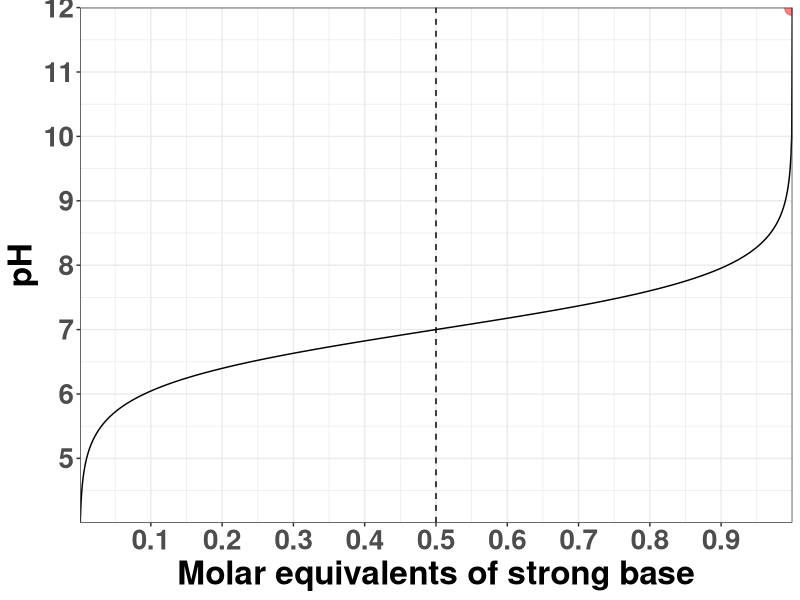

This figure's R source:
library(tidyverse)

pk <- 7

ps <- 12

barat <- 10^(ps - pk)

phlow <- tibble(btoa = seq(from = 1, to = 999, by = 1))

phhigh <- tibble(btoa = seq(from = 1, to = 999, by = 1))

phex <- tibble(btoa = barat)

phlow <- phlow %>%
  mutate(ratio = btoa/999)

phhigh <- phhigh %>%
  mutate(ratio = 999/btoa)

phex <- phex %>%
  mutate(ratio = barat)

phdf <- bind_rows(phlow, phhigh, phex)

phdf <- phdf %>%
  mutate(ph = pk + log10(ratio),
         equiv = ratio/(1+ratio))

where <- phdf %>%
  filter(round(ph, 2) == ps)

ggplot(phdf, aes(x = equiv, y = ph)) +
  geom_line() +
  geom_vline(xintercept = 0.5, linetype = 2) +
  geom_point(data = where, aes(x = equiv, y = ph), alpha = 0.5, color = "red", size = 5) +
  theme_bw() +
  theme(axis.title = element_text(size = 24, face = "bold"),
        axis.text = element_text(size = 20, face = "bold"),
        legend.position = "none") +
  labs(x = "Molar equivalents of strong base", y = "pH") +
  scale_x_continuous(expand = c(0,0), breaks = seq(from = 0, to = 1, by = 0.1)) +
  scale_y_continuous(expand = c(0,0), breaks = seq(from = 0, to = 14, by = 1))
